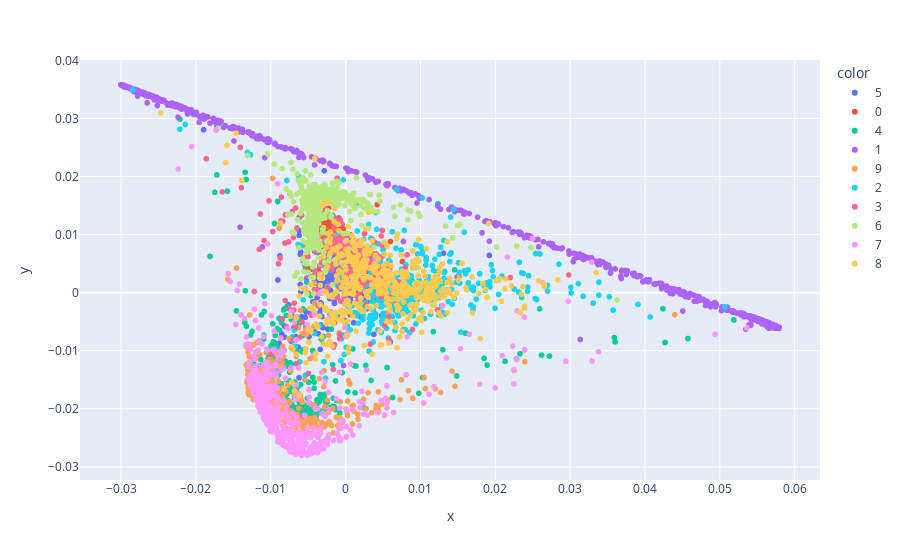

This figure's notebook cell:
### Code cell
lle = LocallyLinearEmbedding(n_components=2, n_neighbors=50, reg=0.1, 
                              random_state=42, n_jobs=-1)
X_embedded = lle.fit_transform(X[:5000])    
fig = px.scatter(X_embedded, x=X_embedded[:, 0], y=X_embedded[:, 1], color=y[:5000])
fig.show()

### Figure 1 — Plotly figure (JSON) as saved in the notebook; plotly's stock layout.template omitted (floating-point values rounded to 4 significant figures; data arrays with more than 128 entries replaced by an {"elided": "..."} marker saying what was removed)
{"data": [{"hovertemplate": "color=5<br>x=%{x}<br>y=%{y}<extra></extra>", "legendgroup": "5", "marker": {"color": "#636efa", "symbol": "circle"}, "mode": "markers", "name": "5", "showlegend": true, "type": "scattergl", "x": {"elided": "434 float values"}, "xaxis": "x", "y": {"elided": "434 float values"}, "yaxis": "y"}, {"hovertemplate": "color=0<br>x=%{x}<br>y=%{y}<extra></extra>", "legendgroup": "0", "marker": {"color": "#EF553B", "symbol": "circle"}, "mode": "markers", "name": "0", "showlegend": true, "type": "scattergl", "x": {"elided": "479 float values"}, "xaxis": "x", "y": {"elided": "479 float values"}, "yaxis": "y"}, {"hovertemplate": "color=4<br>x=%{x}<br>y=%{y}<extra></extra>", "legendgroup": "4", "marker": {"color": "#00cc96", "symbol": "circle"}, "mode": "markers", "name": "4", "showlegend": true, "type": "scattergl", "x": {"elided": "535 float values"}, "xaxis": "x", "y": {"elided": "535 float values"}, "yaxis": "y"}, {"hovertemplate": "color=1<br>x=%{x}<br>y=%{y}<extra></extra>", "legendgroup": "1", "marker": {"color": "#ab63fa", "symbol": "circle"}, "mode": "markers", "name": "1", "showlegend": true, "type": "scattergl", "x": {"elided": "563 float values"}, "xaxis": "x", "y": {"elided": "563 float values"}, "yaxis": "y"}, {"hovertemplate": "color=9<br>x=%{x}<br>y=%{y}<extra></extra>", "legendgroup": "9", "marker": {"color": "#FFA15A", "symbol": "circle"}, "mode": "markers", "name": "9", "showlegend": true, "type": "scattergl", "x": {"elided": "495 float values"}, "xaxis": "x", "y": {"elided": "495 float values"}, "yaxis": "y"}, {"hovertemplate": "color=2<br>x=%{x}<br>y=%{y}<extra></extra>", "legendgroup": "2", "marker": {"color": "#19d3f3", "symbol": "circle"}, "mode": "markers", "name": "2", "showlegend": true, "type": "scattergl", "x": {"elided": "488 float values"}, "xaxis": "x", "y": {"elided": "488 float values"}, "yaxis": "y"}, {"hovertemplate": "color=3<br>x=%{x}<br>y=%{y}<extra></extra>", "legendgroup": "3", "marker": {"color": "#FF6692", "symbol": "circle"}, "mode": "markers", "name": "3", "showlegend": true, "type": "scattergl", "x": {"elided": "493 float values"}, "xaxis": "x", "y": {"elided": "493 float values"}, "yaxis": "y"}, {"hovertemplate": "color=6<br>x=%{x}<br>y=%{y}<extra></extra>", "legendgroup": "6", "marker": {"color": "#B6E880", "symbol": "circle"}, "mode": "markers", "name": "6", "showlegend": true, "type": "scattergl", "x": {"elided": "501 float values"}, "xaxis": "x", "y": {"elided": "501 float values"}, "yaxis": "y"}, {"hovertemplate": "color=7<br>x=%{x}<br>y=%{y}<extra></extra>", "legendgroup": "7", "marker": {"color": "#FF97FF", "symbol": "circle"}, "mode": "markers", "name": "7", "showlegend": true, "type": "scattergl", "x": {"elided": "550 float values"}, "xaxis": "x", "y": {"elided": "550 float values"}, "yaxis": "y"}, {"hovertemplate": "color=8<br>x=%{x}<br>y=%{y}<extra></extra>", "legendgroup": "8", "marker": {"color": "#FECB52", "symbol": "circle"}, "mode": "markers", "name": "8", "showlegend": true, "type": "scattergl", "x": {"elided": "462 float values"}, "xaxis": "x", "y": {"elided": "462 float values"}, "yaxis": "y"}], "layout": {"legend": {"title": {"text": "color"}, "tracegroupgap": 0}, "margin": {"t": 60}, "xaxis": {"anchor": "y", "domain": [0, 1], "title": {"text": "x"}}, "yaxis": {"anchor": "x", "domain": [0, 1], "title": {"text": "y"}}}}
